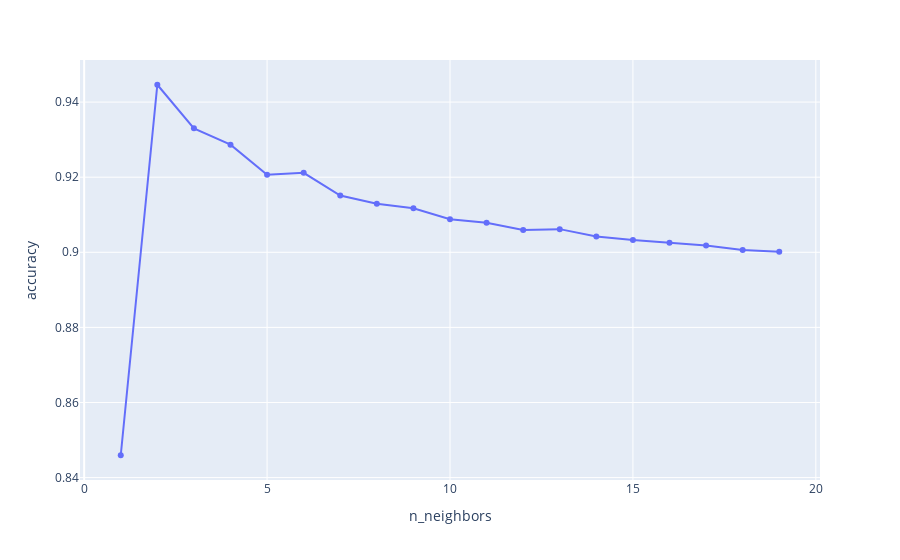

The cell this chart's notebook holds for it:
### Code cell
import plotly.express as px
results = pd.DataFrame(grid_search_knn.cv_results_)
subset = results[['param_n_neighbors', 'mean_test_score']]
fig = px.line(subset, x="param_n_neighbors", y="mean_test_score", markers=True)
fig.update_xaxes(title_text="n_neighbors")
fig.update_yaxes(title_text="accuracy")
fig.show()

### Figure 1 — Plotly figure (JSON) as saved in the notebook; plotly's stock layout.template omitted (floating-point values rounded to 4 significant figures)
{"data": [{"hovertemplate": "param_n_neighbors=%{x}<br>mean_test_score=%{y}<extra></extra>", "legendgroup": "", "line": {"color": "#636efa", "dash": "solid"}, "marker": {"symbol": "circle"}, "mode": "markers+lines", "name": "", "orientation": "v", "showlegend": false, "type": "scatter", "x": [1, 2, 3, 4, 5, 6, 7, 8, 9, 10, 11, 12, 13, 14, 15, 16, 17, 18, 19], "xaxis": "x", "y": [0.8459, 0.9446, 0.933, 0.9287, 0.9207, 0.9212, 0.9151, 0.9129, 0.9117, 0.9088, 0.9079, 0.9059, 0.9062, 0.9042, 0.9033, 0.9025, 0.9018, 0.9006, 0.9001], "yaxis": "y"}], "layout": {"autosize": true, "legend": {"tracegroupgap": 0}, "margin": {"t": 60}, "xaxis": {"anchor": "y", "autorange": true, "domain": [0, 1], "range": [-0.09131, 20.09], "title": {"text": "n_neighbors"}, "type": "linear"}, "yaxis": {"anchor": "x", "autorange": true, "domain": [0, 1], "range": [0.8383, 0.9523], "title": {"text": "accuracy"}, "type": "linear"}}}
